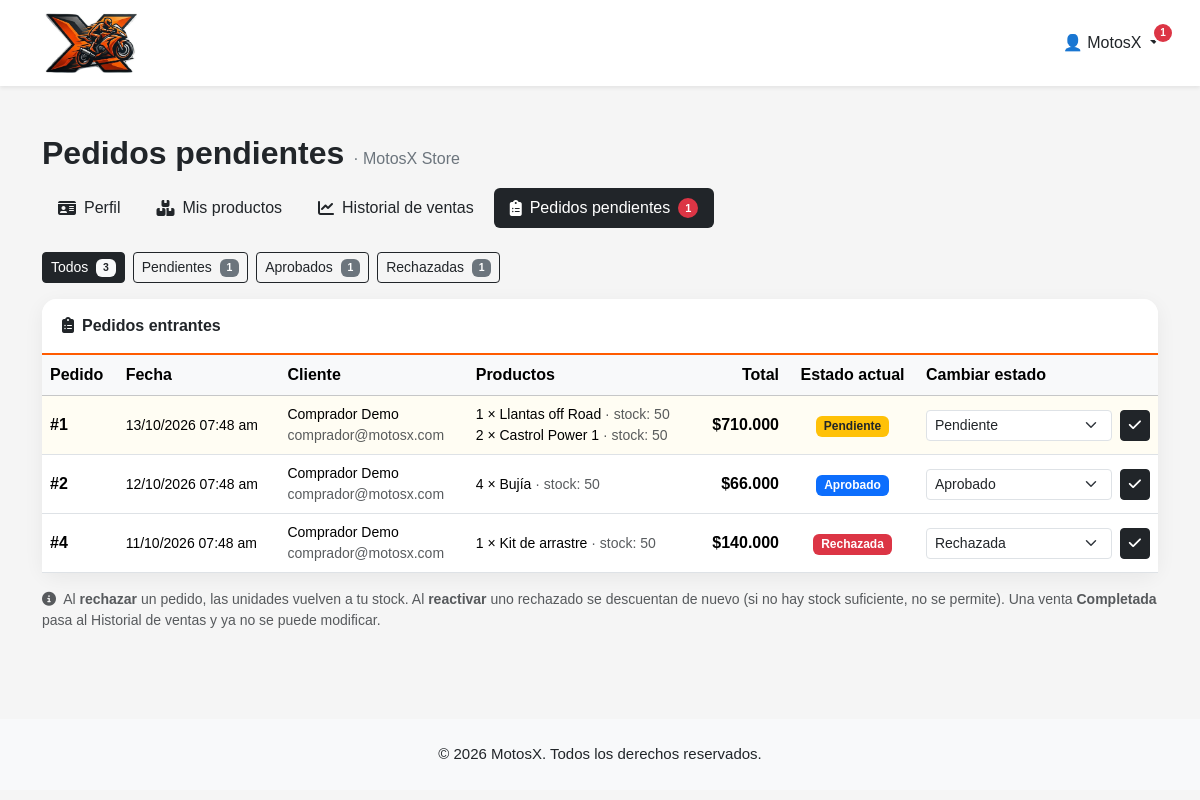
Screenshot of /vendedor/pedidos.php (signed in) with the database file from the repository.
### tables this page shows
CREATE TABLE vendedores (
    id                    INT AUTO_INCREMENT PRIMARY KEY,
    usuario_id            INT NOT NULL,
    razon_social          VARCHAR(150) NOT NULL,      
    nit                   VARCHAR(20)  NOT NULL,      
    ciudad                VARCHAR(100) NOT NULL,
    direccion             VARCHAR(200) NULL,
    telefono_comercial    VARCHAR(20)  NULL,
    correo_comercial      VARCHAR(150) NULL,          
    representante_legal   VARCHAR(150) NOT NULL,
    cedula_representante  VARCHAR(20)  NOT NULL,
    estado_verificacion   ENUM('pendiente', 'aprobado', 'rechazado', 'suspendido') NOT NULL DEFAULT 'pendiente',
    observaciones         VARCHAR(255) NULL,          
    fecha_registro        DATETIME NOT NULL DEFAULT CURRENT_TIMESTAMP,
    fecha_verificacion    DATETIME NULL,
    verificado_por        INT NULL,                   
    CONSTRAINT uq_vendedores_usuario UNIQUE (usuario_id),
    CONSTRAINT uq_vendedores_nit     UNIQUE (nit),
    KEY idx_vendedores_estado (estado_verificacion),
    CONSTRAINT fk_vendedores_usuario FOREIGN KEY (usuario_id)     REFERENCES usuarios(id) ON DELETE CASCADE,
    CONSTRAINT fk_vendedores_admin   FOREIGN KEY (verificado_por) REFERENCES usuarios(id) ON DELETE SET NULL
);

CREATE TABLE pedidos_vendedor (
    id                   INT AUTO_INCREMENT PRIMARY KEY,
    pedido_id            INT NOT NULL,
    vendedor_id          INT NOT NULL,
    subtotal             DECIMAL(10,2) NOT NULL DEFAULT 0,
    estado               ENUM('pendiente', 'aprobado', 'rechazado', 'completado') NOT NULL DEFAULT 'pendiente',
    fecha_actualizacion  DATETIME NULL,
    CONSTRAINT uq_pedido_vendedor UNIQUE (pedido_id, vendedor_id),
    KEY idx_pedidos_vendedor_estado (vendedor_id, estado),
    CONSTRAINT fk_pv_pedido   FOREIGN KEY (pedido_id)   REFERENCES pedidos(id)    ON DELETE CASCADE,
    CONSTRAINT fk_pv_vendedor FOREIGN KEY (vendedor_id) REFERENCES vendedores(id) ON DELETE RESTRICT
);

CREATE TABLE pedidos (
    id              INT AUTO_INCREMENT PRIMARY KEY,
    usuario_id      INT NULL,
    nombre_cliente  VARCHAR(150) NOT NULL,
    correo_cliente  VARCHAR(150) NOT NULL,
    total           DECIMAL(10,2) NOT NULL,
     
    estado          ENUM('pendiente', 'aprobado', 'rechazado', 'completado', 'cancelado') NOT NULL DEFAULT 'pendiente',
    fecha           DATETIME NOT NULL DEFAULT CURRENT_TIMESTAMP,
    KEY idx_pedidos_usuario (usuario_id, fecha),
    CONSTRAINT fk_pedidos_usuario FOREIGN KEY (usuario_id) REFERENCES usuarios(id) ON DELETE SET NULL
);

CREATE TABLE pedido_detalle (
    id               INT AUTO_INCREMENT PRIMARY KEY,
    pedido_id        INT NOT NULL,
    producto_id      INT NULL,
    vendedor_id      INT NULL,           
    producto_nombre  VARCHAR(150)  NOT NULL,
    precio           DECIMAL(10,2) NOT NULL,
    cantidad         INT NOT NULL,
    imagen           VARCHAR(255)  NULL,
    KEY idx_detalle_producto (producto_id),
    KEY idx_detalle_vendedor (pedido_id, vendedor_id),
    CONSTRAINT chk_detalle_cantidad CHECK (cantidad > 0),
    CONSTRAINT fk_detalle_pedido   FOREIGN KEY (pedido_id)   REFERENCES pedidos(id)   ON DELETE CASCADE,
    CONSTRAINT fk_detalle_producto FOREIGN KEY (producto_id) REFERENCES productos(id) ON DELETE SET NULL,
    CONSTRAINT fk_detalle_vendedor FOREIGN KEY (vendedor_id) REFERENCES vendedores(id) ON DELETE SET NULL
);

CREATE TABLE productos (
    id                   INT AUTO_INCREMENT PRIMARY KEY,
    categoria_id         INT NOT NULL,
    vendedor_id          INT NOT NULL,
    nombre               VARCHAR(150)  NOT NULL,
    descripcion          VARCHAR(255)  NULL,
    caracteristicas      TEXT          NULL,      
    precio               DECIMAL(10,2) NOT NULL,
    imagen               VARCHAR(255)  NULL,      
    stock                INT NOT NULL DEFAULT 0,
    estado               ENUM('activo', 'inactivo') NOT NULL DEFAULT 'activo',
    fecha_creacion       DATETIME NOT NULL DEFAULT CURRENT_TIMESTAMP,
    fecha_actualizacion  DATETIME NULL DEFAULT NULL ON UPDATE CURRENT_TIMESTAMP,
    KEY idx_productos_catalogo (categoria_id, estado),
    KEY idx_productos_vendedor (vendedor_id, estado),
    CONSTRAINT chk_productos_precio CHECK (precio >= 0),
    CONSTRAINT chk_productos_stock  CHECK (stock >= 0),
    CONSTRAINT fk_productos_categoria FOREIGN KEY (categoria_id) REFERENCES categorias(id),
     
    CONSTRAINT fk_productos_vendedor  FOREIGN KEY (vendedor_id)  REFERENCES vendedores(id) ON DELETE RESTRICT
);

### public/vendedor/pedidos.php (the view, shortened to what the rows shown need)
<?php
require __DIR__ . '/../../app/bootstrap.php';
$vendedor = Vendedor::porUsuario((int) Auth::id());
$vendedorId = (int) $vendedor['id'];
$filtro  = in_array($_GET['estado'] ?? '', Pedido::ESTADOS_GESTION, true) ? $_GET['estado'] : null;
$pedidos = Pedido::pedidosDelVendedor($vendedorId, $filtro);
require VIEW_PATH . '/layouts/head.php';
vista('partials/navbar');
?>
<div class="container py-5">
    <h2 class="panel-titulo mb-3">Pedidos pendientes <small>· <?= e($vendedor['razon_social']) ?></small></h2>
    <div class="card card-panel">
        <div class="card-body p-0">
            <?php if (!$pedidos): ?>
                <p class="text-muted p-4 mb-0">No hay pedidos <?= $filtro ? 'con estado "' . e(estado_pedido_texto($filtro)) . '"' : 'por gestionar' ?>.</p>
            <?php else: ?>
            <div class="table-responsive">
                <table class="table table-hover mb-0">
                    <thead class="table-light">
                        <tr>
                            <th>Pedido</th>
                            <th>Fecha</th>
                            <th>Cliente</th>
                            <th>Productos</th>
                            <th class="text-end">Total</th>
                            <th class="text-center">Estado actual</th>
                            <th style="min-width:220px">Cambiar estado</th>
                        </tr>
                    </thead>
                    <tbody>
                    <?php foreach ($pedidos as $pedido): ?>
                        <tr class="<?= $pedido['estado'] === 'pendiente' ? 'fila-pendiente' : '' ?>">
                            <td class="fw-bold">#<?= (int) $pedido['pedido_id'] ?></td>
                            <td class="small text-nowrap"><?= e(fecha_legible($pedido['fecha'])) ?></td>
                            <td class="small"><?= e($pedido['nombre_cliente']) ?><br><span class="text-muted"><?= e($pedido['correo_cliente']) ?></span></td>
                            <td class="small">
                                <?php foreach ($pedido['productos'] as $item): ?>
                                    <div>
                                        <?= (int) $item['cantidad'] ?> × <?= e($item['producto_nombre']) ?>
                                        <?php if ($item['stock_actual'] !== null): ?>
                                            <span class="text-muted">· stock: <?= (int) $item['stock_actual'] ?></span>
                                        <?php endif; ?>
                                    </div>
                                <?php endforeach; ?>
                            </td>
                            <td class="text-end fw-bold"><?= e(precio($pedido['subtotal'])) ?></td>
                            <td class="text-center"><?= estado_pedido_badge($pedido['estado']) ?></td>
                            <td>
                                <form method="post" action="<?= e($_SERVER['REQUEST_URI']) ?>" class="d-flex gap-2 form-estado-pedido"
                                      data-pedido="<?= (int) $pedido['pedido_id'] ?>" data-actual="<?= e($pedido['estado']) ?>">
                                    <select name="estado" class="form-select form-select-sm" aria-label="Nuevo estado">
                                        <?php foreach ($pedido['opciones'] as $opcion): ?>
                                        <option value="<?= e($opcion) ?>" <?= $opcion === $pedido['estado'] ? 'selected' : '' ?>>
                                            <?= e(estado_pedido_texto($opcion)) ?>
                                        </option>
                                        <?php endforeach; ?>
                                    </select>
                                    <button type="submit" class="btn btn-sm btn-dark" title="Guardar"><i class="fa-solid fa-check"></i></button>
                                </form>
                            </td>
                        </tr>
                    <?php endforeach; ?>
                    </tbody>
                </table>
            </div>
            <?php endif; ?>
        </div>
    </div>
</div>
<?php require VIEW_PATH . '/layouts/scripts.php'; ?>

### app/views/partials/menu_usuario.php (shortened to what the rows shown need)
<?php
$usuarioMenu = Auth::usuario();
$iconoLogin  = $iconoLogin ?? '<i class="fa-solid fa-user"></i>';
$claseLogin  = $claseLogin ?? 'text-dark me-4';
$pendientesMenu = 0;
if ($usuarioMenu && Auth::tieneRol(Auth::VENDEDOR)) {
    $vendedorMenu   = Vendedor::porUsuario((int) $usuarioMenu['id']);
    $pendientesMenu = $vendedorMenu ? Pedido::contarPendientesVendedor((int) $vendedorMenu['id']) : 0;
}
?>
<?php if (!$usuarioMenu): ?>
    <a href="<?= e(url('login.php')) ?>" class="<?= e($claseLogin) ?>" title="Iniciar sesión"><?= $iconoLogin ?></a>
    <?php if (!empty($mostrarRegistro)): ?>
    <a href="<?= e(url('registro.php')) ?>" class="<?= e($claseLogin) ?>" title="Crear cuenta"><i class="fas fa-user-edit"></i></a>
    <?php endif; ?>
<?php else: ?>
    <div class="dropdown d-inline-block menu-usuario">
        <a href="javascript:void(0)" class="text-dark dropdown-toggle text-decoration-none position-relative"
           data-bs-toggle="dropdown" aria-expanded="false">
            👤 <?= e(explode(' ', trim($usuarioMenu['nombre']))[0]) ?>
            <?php if ($pendientesMenu > 0): ?>
                <span class="badge-circulo badge-circulo-toggle" title="Pedidos pendientes"><?= $pendientesMenu > 99 ? '99+' : $pendientesMenu ?></span>
            <?php endif; ?>
        </a>
    </div>
<?php endif; ?>

### app/core/helpers.php (shortened to what the rows shown need)
<?php
function e($valor): string
{
    return htmlspecialchars((string) ($valor ?? ''), ENT_QUOTES | ENT_SUBSTITUTE, 'UTF-8');
}
function precio($valor): string
{
    return '$' . number_format((float) $valor, 0, ',', '.');
}
function fecha_legible(?string $fecha): string
{
    return $fecha ? date('d/m/Y h:i a', strtotime($fecha)) : '—';
}
function vista(string $nombre, array $datos = []): void
{
    extract($datos, EXTR_SKIP);
    require VIEW_PATH . '/' . $nombre . '.php';
}
function estado_pedido_texto(string $estado): string
{
    $textos = [
        'pendiente'  => 'Pendiente',
        'aprobado'   => 'Aprobado',
        'rechazado'  => 'Rechazada',
        'completado' => 'Completada',
        'cancelado'  => 'Cancelado',
    ];
    return $textos[$estado] ?? ucfirst($estado);
}
function estado_pedido_badge(string $estado): string
{
    $clases = [
        'pendiente'  => 'bg-warning text-dark',
        'aprobado'   => 'bg-primary',
        'rechazado'  => 'bg-danger',
        'completado' => 'bg-success',
        'cancelado'  => 'bg-secondary',
    ];
    return '<span class="badge ' . ($clases[$estado] ?? 'bg-secondary') . '">' . e(estado_pedido_texto($estado)) . '</span>';
}

### rows the page displays
vendedores: id "1", razon_social "MotosX Store"
pedidos_vendedor: pedido "1", pedido.fecha "13/10/2026 07:48 am", pedido.nombre_cliente "Comprador Demo", pedido.correo_cliente "comprador@motosx.com", subtotal "$710.000", estado "Pendiente"
pedido_detalle: cantidad "1", producto_nombre "Llantas off Road", producto.stock "50"
pedido_detalle: cantidad "2", producto_nombre "Castrol Power 1", producto.stock "50"
pedidos_vendedor: pedido "2", pedido.fecha "12/10/2026 07:48 am", pedido.nombre_cliente "Comprador Demo", pedido.correo_cliente "comprador@motosx.com", subtotal "$66.000", estado "Aprobado"
pedido_detalle: cantidad "4", producto_nombre "Bujía", producto.stock "50"
pedidos_vendedor: pedido "4", pedido.fecha "11/10/2026 07:48 am", pedido.nombre_cliente "Comprador Demo", pedido.correo_cliente "comprador@motosx.com", subtotal "$140.000", estado "Rechazada"
pedido_detalle: cantidad "1", producto_nombre "Kit de arrastre", producto.stock "50"

### other values shown
explode(' ', trim($usuarioMenu['nombre']))[0] "MotosX"
$texto "Perfil"
$texto "Mis productos"
$texto "Historial de ventas"
$texto "Pedidos pendientes"
$texto "Todos"
$cantidad "3"
$texto "Pendientes"
$cantidad "1"
$texto "Aprobados"
$texto "Rechazadas"
form field estado "Pendiente"
form field estado "Aprobado"
form field estado "Rechazada"
